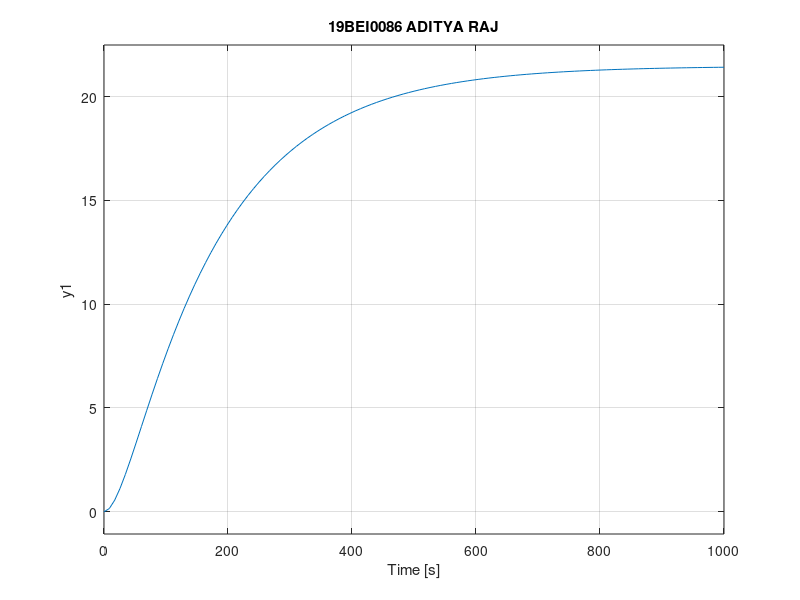

Source code (MATLAB):
% Multi-capacity Process %
% Interacting
clc
clear all
close all
r1=12.6e-3;
r2=7.73e-3;
a1=6807.31;
t1=r1*a1;
t2=r2*a1;
n = [0 0 r2*2777.8];
d = [t1*t2 ((a1*r2)+t1+t2) 1];
TF = tf(n,d);
step(TF);
title('19BEI0086 ADITYA RAJ');